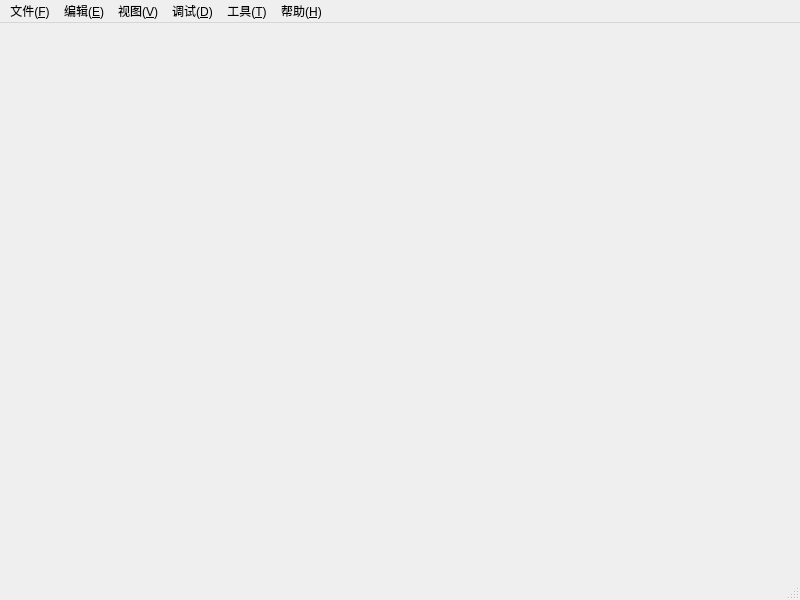
<?xml version="1.0" encoding="UTF-8"?>
<ui version="4.0">
 <class>MainWindow</class>
 <widget class="QMainWindow" name="MainWindow">
  <property name="geometry">
   <rect>
    <x>0</x>
    <y>0</y>
    <width>800</width>
    <height>600</height>
   </rect>
  </property>
  <property name="minimumSize">
   <size>
    <width>400</width>
    <height>200</height>
   </size>
  </property>
  <property name="windowTitle">
   <string>Sail Python Editor</string>
  </property>
  <widget class="QWidget" name="centralwidget"/>
  <widget class="QMenuBar" name="menubar">
   <property name="geometry">
    <rect>
     <x>0</x>
     <y>0</y>
     <width>800</width>
     <height>23</height>
    </rect>
   </property>
   <widget class="QMenu" name="M_file">
    <property name="title">
     <string>文件(&amp;F)</string>
    </property>
    <addaction name="A_new"/>
    <addaction name="A_open"/>
    <addaction name="A_save"/>
    <addaction name="A_saveas"/>
    <addaction name="separator"/>
    <addaction name="A_set"/>
    <addaction name="separator"/>
    <addaction name="A_quit"/>
   </widget>
   <widget class="QMenu" name="M_edit">
    <property name="title">
     <string>编辑(&amp;E)</string>
    </property>
    <addaction name="A_undo"/>
    <addaction name="A_redo"/>
    <addaction name="separator"/>
    <addaction name="A_cut"/>
    <addaction name="A_copy"/>
    <addaction name="A_paste"/>
    <addaction name="A_del"/>
    <addaction name="separator"/>
    <addaction name="A_all"/>
   </widget>
   <widget class="QMenu" name="M_build">
    <property name="title">
     <string>调试(&amp;D)</string>
    </property>
    <addaction name="A_run"/>
   </widget>
   <widget class="QMenu" name="M_tools">
    <property name="title">
     <string>工具(&amp;T)</string>
    </property>
    <addaction name="A_add_tools"/>
    <addaction name="separator"/>
   </widget>
   <widget class="QMenu" name="M_help">
    <property name="title">
     <string>帮助(&amp;H)</string>
    </property>
    <addaction name="A_pydoc"/>
    <addaction name="separator"/>
    <addaction name="A_about"/>
    <addaction name="A_aboutQT"/>
   </widget>
   <widget class="QMenu" name="M_view">
    <property name="title">
     <string>视图(&amp;V)</string>
    </property>
    <addaction name="A_wrap"/>
    <addaction name="A_info_bar"/>
   </widget>
   <addaction name="M_file"/>
   <addaction name="M_edit"/>
   <addaction name="M_view"/>
   <addaction name="M_build"/>
   <addaction name="M_tools"/>
   <addaction name="M_help"/>
  </widget>
  <widget class="QStatusBar" name="statusBar"/>
  <action name="A_new">
   <property name="text">
    <string>新建(&amp;N)</string>
   </property>
   <property name="shortcut">
    <string>Ctrl+N</string>
   </property>
  </action>
  <action name="A_open">
   <property name="text">
    <string>打开(&amp;O)...</string>
   </property>
   <property name="toolTip">
    <string>打开</string>
   </property>
   <property name="shortcut">
    <string>Ctrl+O</string>
   </property>
  </action>
  <action name="A_save">
   <property name="text">
    <string>保存(&amp;S)</string>
   </property>
   <property name="toolTip">
    <string>保存</string>
   </property>
   <property name="shortcut">
    <string>Ctrl+S</string>
   </property>
  </action>
  <action name="A_saveas">
   <property name="text">
    <string>另存为(&amp;A)...</string>
   </property>
   <property name="toolTip">
    <string>另存为</string>
   </property>
   <property name="shortcut">
    <string>Ctrl+Shift+S</string>
   </property>
  </action>
  <action name="A_quit">
   <property name="text">
    <string>退出(&amp;X)</string>
   </property>
   <property name="toolTip">
    <string>退出</string>
   </property>
  </action>
  <action name="A_undo">
   <property name="text">
    <string>撤销(&amp;U)</string>
   </property>
   <property name="toolTip">
    <string>撤销</string>
   </property>
   <property name="shortcut">
    <string>Ctrl+Z</string>
   </property>
  </action>
  <action name="A_redo">
   <property name="text">
    <string>重做(&amp;R)</string>
   </property>
   <property name="toolTip">
    <string>重做</string>
   </property>
   <property name="shortcut">
    <string>Ctrl+Y</string>
   </property>
  </action>
  <action name="A_cut">
   <property name="text">
    <string>剪切(&amp;T)</string>
   </property>
   <property name="toolTip">
    <string>剪切</string>
   </property>
   <property name="shortcut">
    <string>Ctrl+X</string>
   </property>
  </action>
  <action name="A_copy">
   <property name="text">
    <string>复制(C&amp;)</string>
   </property>
   <property name="toolTip">
    <string>复制</string>
   </property>
   <property name="shortcut">
    <string>Ctrl+C</string>
   </property>
  </action>
  <action name="A_paste">
   <property name="text">
    <string>粘贴(&amp;P)</string>
   </property>
   <property name="toolTip">
    <string>粘贴</string>
   </property>
   <property name="shortcut">
    <string>Ctrl+V</string>
   </property>
  </action>
  <action name="A_all">
   <property name="text">
    <string>全选(&amp;A)</string>
   </property>
   <property name="toolTip">
    <string>全选</string>
   </property>
   <property name="shortcut">
    <string>Ctrl+A</string>
   </property>
  </action>
  <action name="A_run">
   <property name="text">
    <string>运行(&amp;R)</string>
   </property>
   <property name="toolTip">
    <string>运行</string>
   </property>
   <property name="shortcut">
    <string>F5</string>
   </property>
  </action>
  <action name="A_compile">
   <property name="text">
    <string>编译为PYC文件(&amp;C)</string>
   </property>
   <property name="toolTip">
    <string>编译为PYC文件</string>
   </property>
   <property name="shortcut">
    <string>F7</string>
   </property>
  </action>
  <action name="A_pack">
   <property name="text">
    <string>打包成EXE文件(&amp;P)</string>
   </property>
   <property name="shortcut">
    <string>Ctrl+F7</string>
   </property>
  </action>
  <action name="A_content">
   <property name="checkable">
    <bool>false</bool>
   </property>
   <property name="enabled">
    <bool>true</bool>
   </property>
   <property name="text">
    <string>本节课的学习内容(&amp;C)</string>
   </property>
   <property name="toolTip">
    <string>本节课的学习内容</string>
   </property>
  </action>
  <action name="A_task">
   <property name="enabled">
    <bool>true</bool>
   </property>
   <property name="text">
    <string>任务内容(&amp;T)</string>
   </property>
   <property name="toolTip">
    <string>任务内容</string>
   </property>
  </action>
  <action name="A_work">
   <property name="enabled">
    <bool>true</bool>
   </property>
   <property name="text">
    <string>提交作业(&amp;U)</string>
   </property>
   <property name="toolTip">
    <string>提交作业</string>
   </property>
  </action>
  <action name="A_add_tools">
   <property name="text">
    <string>添加工具(&amp;A)...</string>
   </property>
   <property name="toolTip">
    <string>添加工具</string>
   </property>
  </action>
  <action name="A_pydoc">
   <property name="text">
    <string>Python文档(&amp;H)</string>
   </property>
   <property name="toolTip">
    <string>Python文档</string>
   </property>
   <property name="shortcut">
    <string>F1</string>
   </property>
  </action>
  <action name="A_help">
   <property name="text">
    <string>软件帮助(&amp;S)</string>
   </property>
   <property name="toolTip">
    <string>软件帮助</string>
   </property>
  </action>
  <action name="A_about">
   <property name="text">
    <string>关于 Sail Python Editor(&amp;A)</string>
   </property>
   <property name="toolTip">
    <string>关于 Sail Python Editor</string>
   </property>
  </action>
  <action name="A_set">
   <property name="text">
    <string>首选项(&amp;S)</string>
   </property>
   <property name="toolTip">
    <string>首选项</string>
   </property>
  </action>
  <action name="A_del">
   <property name="text">
    <string>删除(&amp;L)</string>
   </property>
   <property name="toolTip">
    <string>删除</string>
   </property>
   <property name="shortcut">
    <string>Del</string>
   </property>
  </action>
  <action name="A_wrap">
   <property name="checkable">
    <bool>true</bool>
   </property>
   <property name="text">
    <string>自动换行(&amp;W)</string>
   </property>
   <property name="toolTip">
    <string>自动换行</string>
   </property>
  </action>
  <action name="A_p">
   <property name="text">
    <string>放大视图(&amp;I)</string>
   </property>
   <property name="toolTip">
    <string>放大视图</string>
   </property>
   <property name="shortcut">
    <string>Ctrl+=</string>
   </property>
  </action>
  <action name="A_m">
   <property name="text">
    <string>缩小视图(&amp;O)</string>
   </property>
   <property name="toolTip">
    <string>缩小视图</string>
   </property>
   <property name="shortcut">
    <string>Ctrl+-</string>
   </property>
  </action>
  <action name="A_font">
   <property name="text">
    <string>字体(&amp;F)...</string>
   </property>
   <property name="toolTip">
    <string>字体</string>
   </property>
  </action>
  <action name="A_rest">
   <property name="text">
    <string>还原视图</string>
   </property>
   <property name="toolTip">
    <string>还原视图</string>
   </property>
   <property name="shortcut">
    <string>Ctrl+0</string>
   </property>
  </action>
  <action name="A_add_plugin">
   <property name="text">
    <string>添加插件(&amp;P)...</string>
   </property>
  </action>
  <action name="A_info_bar">
   <property name="checkable">
    <bool>true</bool>
   </property>
   <property name="text">
    <string>调试输出</string>
   </property>
  </action>
  <action name="A_aboutQT">
   <property name="text">
    <string>关于 QT</string>
   </property>
  </action>
 </widget>
 <resources/>
 <connections/>
</ui>
